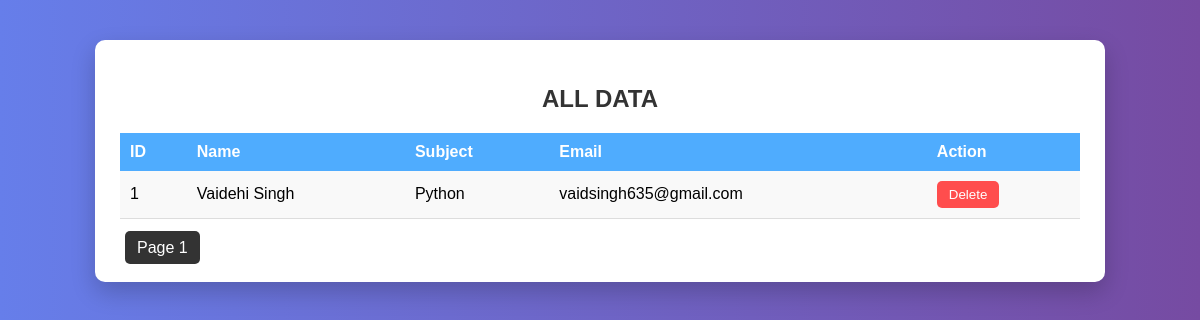
/show/, run on an earlier commit of the app's database.
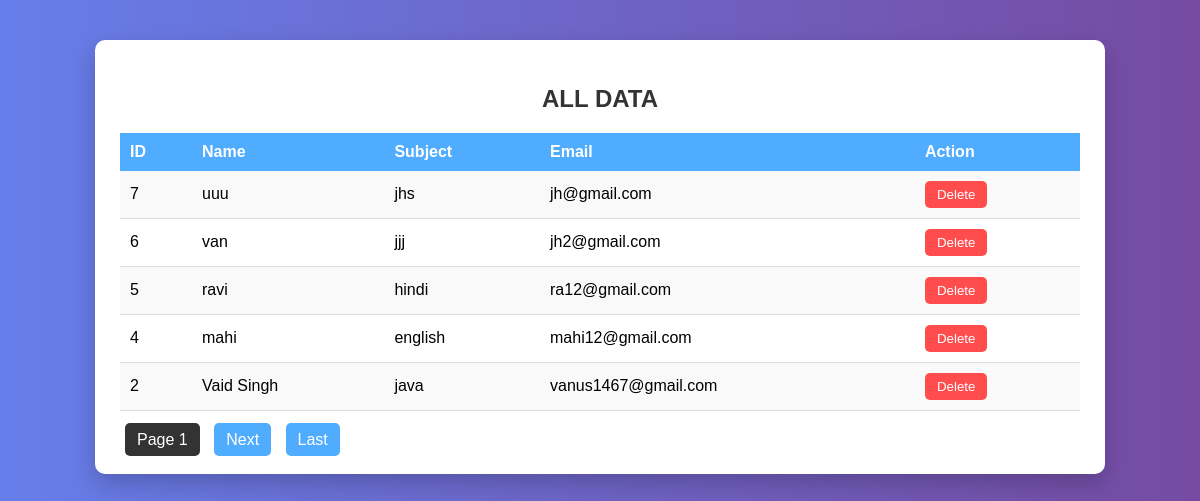
And on a later commit of the database.
### members/models.py (models this page shows)
class MyTable(models.Model):
    name = models.CharField(max_length=255)
    subject = models.CharField(max_length=255)
    email = models.EmailField(unique=True)

### members/views.py (the view)
# urls.py: path("show/", views.show_data, name="show_data"),
def show_data(request):
  data_list=MyTable.objects.all().order_by("-id")
  paginator=Paginator(data_list,5)  #5 rows per page
  page_number=request.GET.get("page")
  page_obj=paginator.get_page(page_number)
  return render(request,"show.html",{"page_obj":page_obj})

### members/templates/show.html (shortened to what this page needs)
<!DOCTYPE html>
<html lang="en">
<head>
</head>
<body>
    <div class="container">
        <h2>ALL DATA</h2>
        <table>
            <tr>
                <th>ID</th>
                <th>Name</th>
                <th>Subject</th>
                <th>Email</th>
                <th>Action</th>
            </tr>
             {% for i in page_obj %}
            <tr>
                <td>{{i.id}}</td>
                <td>{{i.name}}</td>
                <td>{{i.subject}}</td>
                <td>{{i.email}}</td>
                <td>
                    <button data-id="{{i.id}}">
                        Delete
                    </button>
                </td>
            </tr>
            {% endfor %}
        </table>
    <span class="action">Page {{ page_obj.number }}</span>
    {% if page_obj.has_next %}
        <a href="?page={{ page_obj.next_page_number }}">Next</a>
        <a href="?page={{ page_obj.paginator.num_pages }}">Last</a>
    {% endif %}
        </div>
</body>
</html>

### members/templates/show.html (style rules this page uses)
body { margin: 0; padding: 0; font-family: Arial, sans-serif; background: linear-gradient(to right, #667eea, #764ba2); }
.container { width: 80%; margin: 40px auto; background: #fff; padding: 25px; border-radius: 10px; box-shadow: 0 10px 25px rgba(0, 0, 0, 0.2); }
.container h2 { text-align: center; margin-bottom: 20px; color: #333; }
table { width: 100%; border-collapse: collapse; margin-bottom: 20px; }
th { background: #4facfe; color: white; padding: 10px; text-align: left; }
td { padding: 10px; border-bottom: 1px solid #ddd; }
tr:nth-child(even) { background: #f9f9f9; }
button { padding: 6px 12px; background: #ff4d4d; border: none; color: white; border-radius: 5px; cursor: pointer; transition: 0.3s; }
a { text-decoration: none; padding: 8px 12px; margin: 5px; background: #4facfe; color: white; border-radius: 5px; transition: 0.3s; }
.action { padding: 8px 12px; margin: 5px; background: #333; color: white; border-radius: 5px; }

What changed in the data, as far as the page shows it:
no longer on this page (row unchanged): MyTable: id "1", name "Vaidehi Singh", subject "Python", email "vaidsingh635@gmail.com"
added MyTable: id "7", name "uuu", subject "jhs", email "jh@gmail.com"
added MyTable: id "6", name "van", subject "jjj", email "jh2@gmail.com"
added MyTable: id "5", name "ravi", subject "hindi", email "ra12@gmail.com"
added MyTable: id "4", name "mahi", subject "english", email "mahi12@gmail.com"
added MyTable: id "2", name "Vaid Singh", subject "java", email "vanus1467@gmail.com"
Also different on the page:
text now shown: "Next Last"
